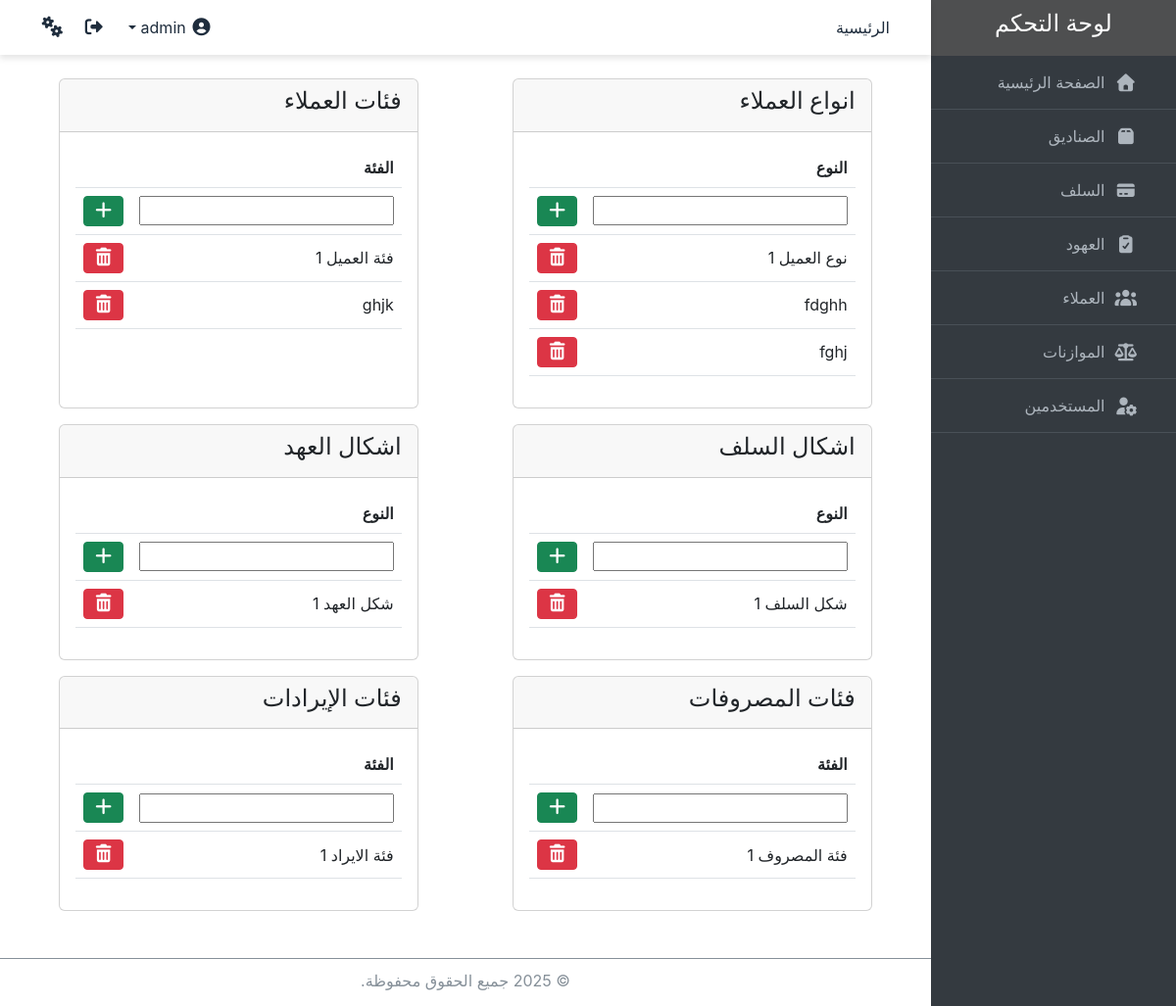
/settings/ (signed in), run on an earlier commit of the app's database.
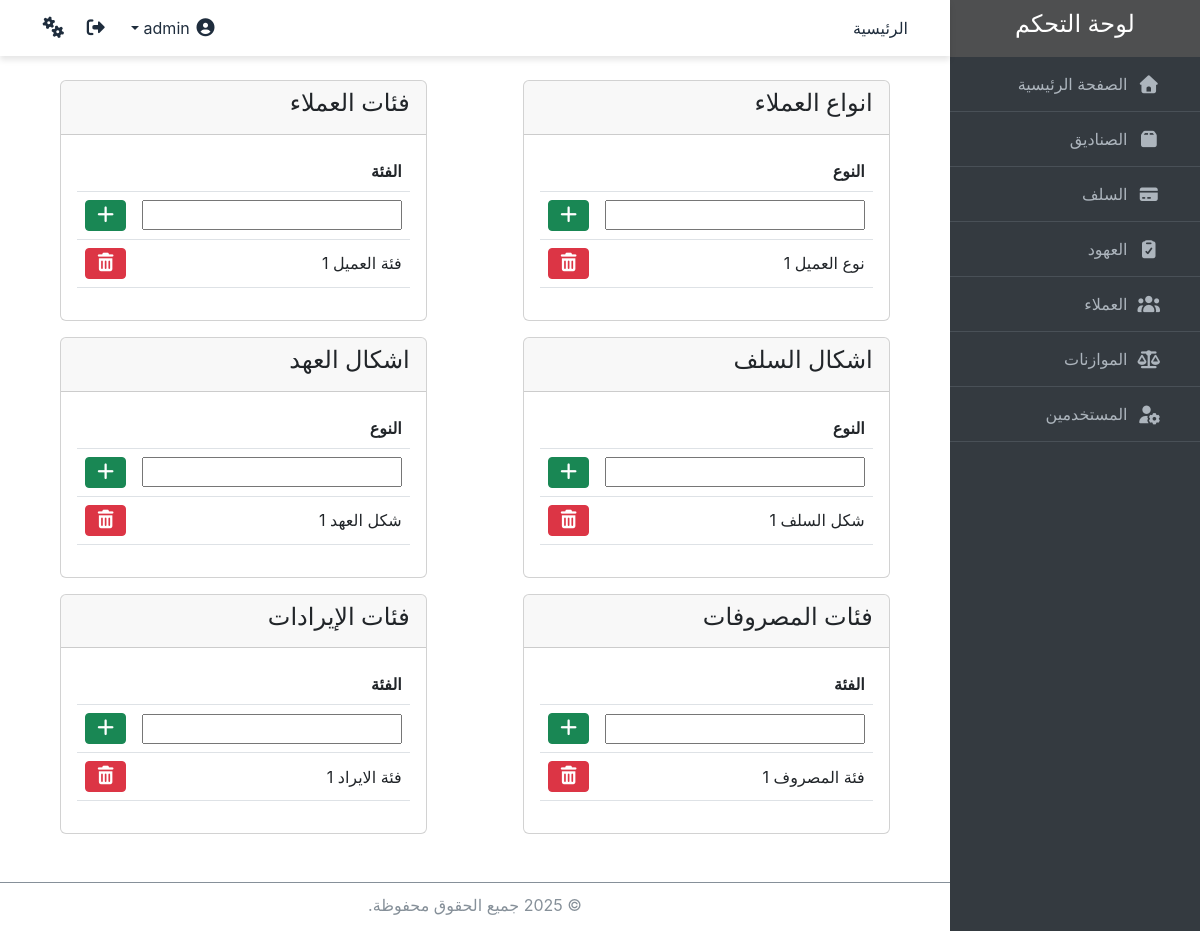
And on a later commit of the database.
### core/models.py (models this page shows, shortened)
class ClientType(models.Model):
    type = models.CharField(max_length=50, unique=True, verbose_name="نوع العميل")
    class Meta:
        verbose_name = "نوع العميل"
        verbose_name_plural = "انواع العملاء"
        default_permissions = []

class ClientCategory(models.Model):
    category = models.CharField(max_length=50, unique=True, verbose_name="فئة العميل")
    class Meta:
        verbose_name = "فئة العميل"
        verbose_name_plural = "فئات العملاء"
        default_permissions = []

class LoanType(models.Model):
    type = models.CharField(max_length=50, unique=True, verbose_name="شكل السلف")
    class Meta:
        verbose_name = "شكل السلف"
        verbose_name_plural = "اشكال السلف"
        default_permissions = []

class CovenantType(models.Model):
    type = models.CharField(max_length=50, unique=True, verbose_name="شكل العهد")
    class Meta:
        verbose_name = "شكل العهد"
        verbose_name_plural = "اشكال العهد"
        default_permissions = []

class ExpenseCategory(models.Model):
    category = models.CharField(max_length=50, unique=True, verbose_name="فئة المصروف")
    class Meta:
        verbose_name = "فئة المصروف"
        verbose_name_plural = "فئات المصروفات"
        default_permissions = []

class RevenueCategory(models.Model):
    category = models.CharField(max_length=50, unique=True, verbose_name="فئة الايراد")
    class Meta:
        verbose_name = "فئة الايراد"
        verbose_name_plural = "فئات الايرادات"
        default_permissions = []

### core/views.py (the view, shortened to what this page needs)
# urls.py: path('settings/', views.settings_view, name='settings'),
@login_required
@permission_required('auth.change_user', raise_exception=True)
def settings_view(request):
    if not request.user.is_superuser:
        return HttpResponseForbidden("You do not have permission to view this page.")
    client_type_form = ClientTypeForm()
    client_category_form = ClientCategoryForm()
    loan_type_form = LoanTypeForm()
    covenant_type_form = CovenantTypeForm()
    expense_category_form = ExpenseCategoryForm()
    revenue_category_form = RevenueCategoryForm()
    client_types = ClientType.objects.all()
    client_categories = ClientCategory.objects.all()
    loan_types = LoanType.objects.all()
    covenant_types = CovenantType.objects.all()
    expense_categories = ExpenseCategory.objects.all()
    revenue_categories = RevenueCategory.objects.all()
    context = {
        "client_type_form": client_type_form,
        "client_category_form": client_category_form,
        "loan_type_form": loan_type_form,
        "covenant_type_form": covenant_type_form,
        "expense_category_form": expense_category_form,
        "revenue_category_form": revenue_category_form,
        "client_types": client_types,
        "client_categories": client_categories,
        "loan_types": loan_types,
        "covenant_types": covenant_types,
        "expense_categories": expense_categories,
        "revenue_categories": revenue_categories,
    }
    return render(request, "users/settings.html", context)

### core/forms.py
class ClientTypeForm(forms.ModelForm):
    class Meta:
        model = ClientType
        fields = '__all__'

class ClientCategoryForm(forms.ModelForm):
    class Meta:
        model = ClientCategory
        fields = '__all__'

### core/templates/users/settings.html (shortened to what the changed rows need)
{% extends 'base.html' %}
{% block content %}
    <div class="container mt-4">
        <div class="d-flex flex-wrap justify-content-around">
            <div class="card mb-3">
                <div class="card-body">
                    <table class="table">
                        <thead>
                            <tr>
                                <th>النوع</th>
                                <th></th>
                            </tr>
                        </thead>
                        <tbody>
                            {% for client_type in client_types %}
                            <tr>
                                <td>{{ client_type.type }}</td>
                                <td>
                                    <form method="post" action="{% url 'settings' %}" class="d-inline">
                                        <button type="submit" name="delete" class="btn btn-danger btn-sm"><i class="fas fa-trash-alt"></i></button>
                                    </form>
                                </td>
                            </tr>
                            {% endfor %}
                        </tbody>
                    </table>
                </div>
            </div>
            <div class="card mb-3">
                <div class="card-body">
                    <table class="table">
                        <thead>
                            <tr>
                                <th>الفئة</th>
                                <th></th>
                            </tr>
                        </thead>
                        <tbody>
                            {% for client_category in client_categories %}
                            <tr>
                                <td>{{ client_category.category }}</td>
                                <td>
                                    <form method="post" action="{% url 'settings' %}" class="d-inline">
                                        <button type="submit" name="delete" class="btn btn-danger btn-sm"><i class="fas fa-trash-alt"></i></button>
                                    </form>
                                </td>
                            </tr>
                            {% endfor %}
                        </tbody>
                    </table>
                </div>
            </div>
            <div class="card mb-3">
                <div class="card-body">
                    <table class="table">
                        <thead>
                            <tr>
                                <th>النوع</th>
                                <th></th>
                            </tr>
                        </thead>
                        <tbody>
                            {% for loan_type in loan_types %}
                            <tr>
                                <td>{{ loan_type.type }}</td>
                                <td>
                                    <form method="post" action="{% url 'settings' %}" class="d-inline">
                                        <button type="submit" name="delete" class="btn btn-danger btn-sm"><i class="fas fa-trash-alt"></i></button>
                                    </form>
                                </td>
                            </tr>
                            {% endfor %}
                        </tbody>
                    </table>
                </div>
            </div>
            <div class="card mb-3">
                <div class="card-body">
                    <table class="table">
                        <thead>
                            <tr>
                                <th>النوع</th>
                                <th></th>
                            </tr>
                        </thead>
                        <tbody>
                            {% for covenant_type in covenant_types %}
                            <tr>
                                <td>{{ covenant_type.type }}</td>
                                <td>
                                    <form method="post" action="{% url 'settings' %}" class="d-inline">
                                        <button type="submit" name="delete" class="btn btn-danger btn-sm"><i class="fas fa-trash-alt"></i></button>
                                    </form>
                                </td>
                            </tr>
                            {% endfor %}
                        </tbody>
                    </table>
                </div>
            </div>
            <div class="card mb-3">
                <div class="card-body">
                    <table class="table">
                        <thead>
                            <tr>
                                <th>الفئة</th>
                                <th></th>
                            </tr>
                        </thead>
                        <tbody>
                            {% for expense_category in expense_categories %}
                            <tr>
                                <td>{{ expense_category.category }}</td>
                                <td>
                                    <form method="post" action="{% url 'settings' %}" class="d-inline">
                                        <button type="submit" name="delete" class="btn btn-danger btn-sm"><i class="fas fa-trash-alt"></i></button>
                                    </form>
                                </td>
                            </tr>
                            {% endfor %}
                        </tbody>
                    </table>
                </div>
            </div>
            <div class="card mb-3">
                <div class="card-body">
                    <table class="table">
                        <thead>
                            <tr>
                                <th>الفئة</th>
                                <th></th>
                            </tr>
                        </thead>
                        <tbody>
                            {% for revenue_category in revenue_categories %}
                            <tr>
                                <td>{{ revenue_category.category }}</td>
                                <td>
                                    <form method="post" action="{% url 'settings' %}" class="d-inline">
                                        <button type="submit" name="delete" class="btn btn-danger btn-sm"><i class="fas fa-trash-alt"></i></button>
                                    </form>
                                </td>
                            </tr>
                            {% endfor %}
                        </tbody>
                    </table>
                </div>
            </div>
        </div>
    </div>
{% endblock %}

What changed in the data, as far as the page shows it:
removed ClientType: type "fdghh"
removed ClientType: type "fghj"
removed ClientCategory: category "ghjk"
